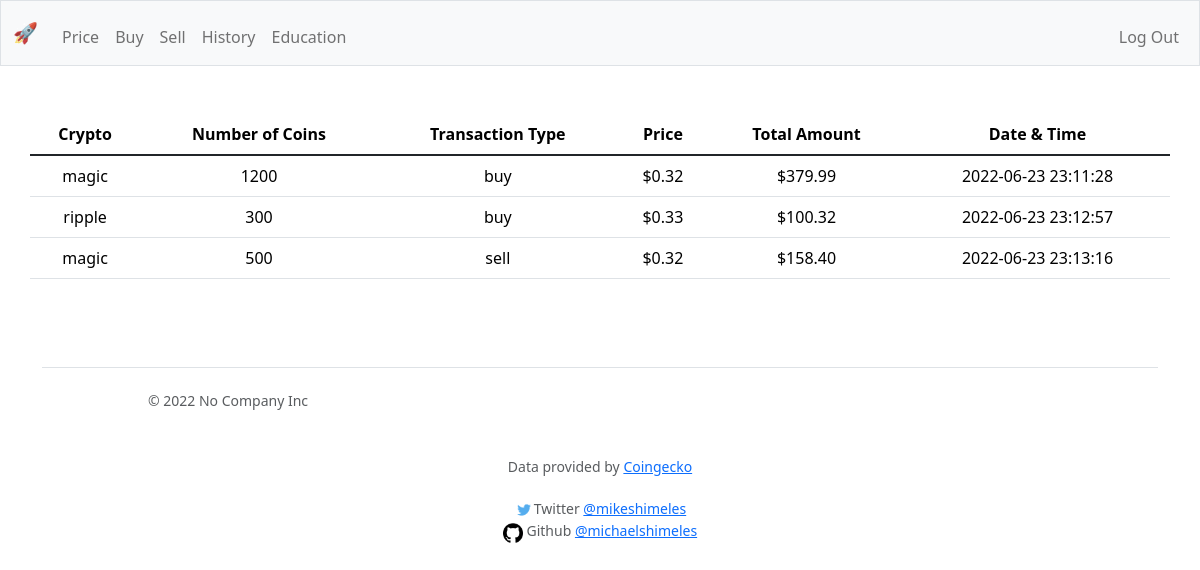
The app's page /history (signed in) with its own data.
### tables this page shows
CREATE TABLE crypto_txs
(primary_id INTEGER PRIMARY KEY AUTOINCREMENT NOT NULL,
user_id INTEGER NOT NULL,
tx_type TEXT NOT NULL,
crypto TEXT NOT NULL,
num_of_coins NUMERIC NOT NULL,
price_per_coin FLOAT NOT NULL,
total_amount_tx NUMERIC, timestamp DATETIME);

### app.py (the view)
@app.route("/history")
@login_required
def history():
    if request.method == "GET":
        txs = db.execute("SELECT * FROM crypto_txs WHERE user_id = ?", session["user_id"])
        return render_template("history.html", txs=txs)

### app.py (called while the page is built)
@app.after_request
def after_request(response):
    response.headers["Cache-Control"] = "no-cache, no-store, must-revalidate"
    response.headers["Expires"] = 0
    response.headers["Pragma"] = "no-cache"
    return response

### helpers.py (called while the page is built)
def login_required(f):
    @wraps(f)
    def decorated_function(*args, **kwargs):
        if session.get("user_id") is None:
            return redirect("/login")
        return f(*args, **kwargs)
    return decorated_function

def usd(value):
    return f"${value:,.2f}"

### templates/history.html (shortened to what this page needs)
{% extends "layout.html" %}
{% block main %}
<table class="table container">
    <thead>
        <tr>
            <th scope="col">Crypto</th>
            <th scope="col">Number of Coins</th>
            <th scope="col">Transaction Type</th>
            <th scope="col">Price</th>
            <th scope="col">Total Amount</th>
            <th scope="col">Date & Time</th>
        </tr>
    </thead>
    <tbody>
        {% for portfolio in txs %}
        <tr>
            <td>{{ portfolio.crypto }}</td>
            <td>{{ portfolio.num_of_coins }}</td>
            <td>{{ portfolio.tx_type }}</td>
            <td>{{ portfolio.price_per_coin | usd }}</td>
            <td>{{ portfolio.total_amount_tx | usd }}</td>
            <td>{{ portfolio.timestamp }}</td>
        </tr>
        {% endfor %}
    </tbody>
</table>
{% endblock %}

### records on screen
crypto_txs: crypto "magic", num_of_coins "1200", tx_type "buy", price_per_coin "$0.32", total_amount_tx "$379.99", timestamp "2022-06-23 23:11:28"
crypto_txs: crypto "ripple", num_of_coins "300", tx_type "buy", price_per_coin "$0.33", total_amount_tx "$100.32", timestamp "2022-06-23 23:12:57"
crypto_txs: crypto "magic", num_of_coins "500", tx_type "sell", price_per_coin "$0.32", total_amount_tx "$158.40", timestamp "2022-06-23 23:13:16"
